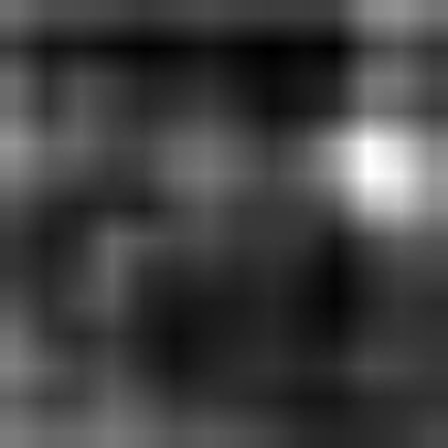
#> input picture afterfitting/qp22_map/1.png, 448 x 448 px, found by its file name; its folder holds only this picture in this run
$ python read49.py
#> lines starting #> are read from the running program, lines starting #| are printed output that depends on the picture
import glob

import cv2

import os

import numpy as np

from PIL import Image

import math

def test():

    number = [22,27,32,37]
    for num in number:
        save_path = './'
        file_name =  'qp'+ str(num) + '_map'
        txt_name = file_name + '.txt'
        path = save_path + file_name + '\\'
        file_name = os.listdir(path)
        file_name.sort(key=lambda x:int(x[:-4]))

        for name in file_name:
            print(name)
            images = Image.open(path + name)
#> images is the input picture: PIL image 448x448 L; min 0, max 255, mean 65.8

            cols, rows = images.size
#> cols = 448; rows = 448

            sample_cols = math.ceil(cols/64)
#> sample_cols = 7

            sample_rows = math.ceil(rows/64)
#> sample_rows = 7


            Value = [[0] * cols for i in range(rows)]

            #sample_Value = [[0] * sample_cols for i in range(sample_rows)]

            sample_Value = np.zeros((64,64))

            #print(sample)
            img_array = np.array(images)
            out = np.empty((1,49))

            for x in range(0, 64):
                for y in range(0, 64):
                    sample_Value[x][y] = img_array[x, y]
            a = int(math.ceil(np.mean(sample_Value)))
#> a = 67
            if a == 0:
                a += 1
            out[0,0] = a
            for x in range(64, 128):
                for y in range(0, 64):
                    sample_Value[x-64][y] = img_array[x, y]
            a = int(math.ceil(np.mean(sample_Value)))
#> a = 80
            if a == 0:
                a += 1
            out[0,7] = a
            for x in range(128, 192):
                for y in range(0, 64):
                    sample_Value[x-128][y] = img_array[x, y]
            a = int(math.ceil(np.mean(sample_Value)))
#> a = 107
            if a == 0:
                a += 1
            out[0,14] = a
            for x in range(192, 256):
                for y in range(0, 64):
                    sample_Value[x-192][y] = img_array[x, y]
            a = int(math.ceil(np.mean(sample_Value)))
#> a = 53
            if a == 0:
                a += 1
            out[0,21] = a
            for x in range(256, 320):
                for y in range(0, 64):
                    sample_Value[x-256][y] = img_array[x, y]
            a = int(math.ceil(np.mean(sample_Value)))
#> a = 56
            if a == 0:
                a += 1
            out[0,28] = a
            for x in range(320, 384):
                for y in range(0, 64):
                    sample_Value[x-320][y] = img_array[x, y]
            a = int(math.ceil(np.mean(sample_Value)))
#> a = 92
            if a == 0:
                a += 1
            out[0,35] = a
            for x in range(384, 448):
                for y in range(0, 64):
                    sample_Value[x-384][y] = img_array[x, y]
            a = int(math.ceil(np.mean(sample_Value)))
#> a = 97
            if a == 0:
                a += 1
            out[0,42] = a

            for x in range(0, 64):
                for y in range(64, 128):
                    sample_Value[x][y-64] = img_array[x, y]
            a = int(math.ceil(np.mean(sample_Value)))
#> a = 46
            if a == 0:
                a += 1
            out[0,1] = a
            for x in range(64, 128):
                for y in range(64, 128):
                    sample_Value[x-64][y-64] = img_array[x, y]
            a = int(math.ceil(np.mean(sample_Value)))
#> a = 66
            if a == 0:
                a += 1
            out[0,8] = a
            for x in range(128, 192):
                for y in range(64, 128):
                    sample_Value[x-128][y-64] = img_array[x, y]
            a = int(math.ceil(np.mean(sample_Value)))
#> a = 72
            if a == 0:
                a += 1
            out[0,15] = a
            for x in range(192, 256):
                for y in range(64, 128):
                    sample_Value[x-192][y-64] = img_array[x, y]
            a = int(math.ceil(np.mean(sample_Value)))
#> a = 56
            if a == 0:
                a += 1
            out[0,22] = a
            for x in range(256, 320):
                for y in range(64, 128):
                    sample_Value[x-256][y-64] = img_array[x, y]
            a = int(math.ceil(np.mean(sample_Value)))
#> a = 73
            if a == 0:
                a += 1
            out[0,29] = a
            for x in range(320, 384):
                for y in range(64, 128):
                    sample_Value[x-320][y-64] = img_array[x, y]
            a = int(math.ceil(np.mean(sample_Value)))
#> a = 61
            if a == 0:
                a += 1
            out[0,36] = a
            for x in range(384, 448):
                for y in range(64, 128):
                    sample_Value[x-384][y-64] = img_array[x, y]
            a = int(math.ceil(np.mean(sample_Value)))
#> a = 95
            if a == 0:
                a += 1
            out[0,43] = a

            for x in range(0, 64):
                for y in range(128, 192):
                    sample_Value[x][y-128] = img_array[x, y]
            a = int(math.ceil(np.mean(sample_Value)))
#> a = 35
            if a == 0:
                a += 1
            out[0,2] = a
            for x in range(64, 128):
                for y in range(128, 192):
                    sample_Value[x-64][y-128] = img_array[x, y]
            a = int(math.ceil(np.mean(sample_Value)))
#> a = 43
            if a == 0:
                a += 1
            out[0,9] = a
            for x in range(128, 192):
                for y in range(128, 192):
                    sample_Value[x-128][y-128] = img_array[x, y]
            a = int(math.ceil(np.mean(sample_Value)))
#> a = 79
            if a == 0:
                a += 1
            out[0,16] = a
            for x in range(192, 256):
                for y in range(128, 192):
                    sample_Value[x-192][y-128] = img_array[x, y]
            a = int(math.ceil(np.mean(sample_Value)))
#> a = 63
            if a == 0:
                a += 1
            out[0,23] = a
            for x in range(256, 320):
                for y in range(128, 192):
                    sample_Value[x-256][y-128] = img_array[x, y]
            a = int(math.ceil(np.mean(sample_Value)))
#> a = 42
            if a == 0:
                a += 1
            out[0,30] = a
            for x in range(320, 384):
                for y in range(128, 192):
                    sample_Value[x-320][y-128] = img_array[x, y]
            a = int(math.ceil(np.mean(sample_Value)))
#> a = 32
            if a == 0:
                a += 1
            out[0,37] = a
            for x in range(384, 448):
                for y in range(128, 192):
                    sample_Value[x-384][y-128] = img_array[x, y]
            a = int(math.ceil(np.mean(sample_Value)))
#> a = 77
            if a == 0:
                a += 1
            out[0,44] = a

            for x in range(0, 64):
                for y in range(192, 256):
                    sample_Value[x][y-192] = img_array[x, y]
            a = int(math.ceil(np.mean(sample_Value)))
#> a = 41
            if a == 0:
                a += 1
            out[0,3] = a
            for x in range(64, 128):
                for y in range(192, 256):
                    sample_Value[x-64][y-192] = img_array[x, y]
            a = int(math.ceil(np.mean(sample_Value)))
#> a = 43
            if a == 0:
                a += 1
            out[0,10] = a
            for x in range(128, 192):
                for y in range(192, 256):
                    sample_Value[x-128][y-192] = img_array[x, y]
            a = int(math.ceil(np.mean(sample_Value)))
#> a = 93
            if a == 0:
                a += 1
            out[0,17] = a
            for x in range(192, 256):
                for y in range(192, 256):
                    sample_Value[x-192][y-192] = img_array[x, y]
            a = int(math.ceil(np.mean(sample_Value)))
#> a = 68
            if a == 0:
                a += 1
            out[0,24] = a
            for x in range(256, 320):
                for y in range(192, 256):
                    sample_Value[x-256][y-192] = img_array[x, y]
            a = int(math.ceil(np.mean(sample_Value)))
#> a = 37
            if a == 0:
                a += 1
            out[0,31] = a
            for x in range(320, 384):
                for y in range(192, 256):
                    sample_Value[x-320][y-192] = img_array[x, y]
            a = int(math.ceil(np.mean(sample_Value)))
#> a = 34
            if a == 0:
                a += 1
            out[0,38] = a
            for x in range(384, 448):
                for y in range(192, 256):
                    sample_Value[x-384][y-192] = img_array[x, y]
            a = int(math.ceil(np.mean(sample_Value)))
#> a = 64
            if a == 0:
                a += 1
            out[0,45] = a

            for x in range(0, 64):
                for y in range(256, 320):
                    sample_Value[x][y-256] = img_array[x, y]
            a = int(math.ceil(np.mean(sample_Value)))
#> a = 33
            if a == 0:
                a += 1
            out[0,4] = a
            for x in range(64, 128):
                for y in range(256, 320):
                    sample_Value[x-64][y-256] = img_array[x, y]
            a = int(math.ceil(np.mean(sample_Value)))
#> a = 23
            if a == 0:
                a += 1
            out[0,11] = a
            for x in range(128, 192):
                for y in range(256, 320):
                    sample_Value[x-128][y-256] = img_array[x, y]
            a = int(math.ceil(np.mean(sample_Value)))
#> a = 75
            if a == 0:
                a += 1
            out[0,18] = a
            for x in range(192, 256):
                for y in range(256, 320):
                    sample_Value[x-192][y-256] = img_array[x, y]
            a = int(math.ceil(np.mean(sample_Value)))
#> a = 57
            if a == 0:
                a += 1
            out[0,25] = a
            for x in range(256, 320):
                for y in range(256, 320):
                    sample_Value[x-256][y-256] = img_array[x, y]
            a = int(math.ceil(np.mean(sample_Value)))
#> a = 32
            if a == 0:
                a += 1
            out[0,32] = a
            for x in range(320, 384):
                for y in range(256, 320):
                    sample_Value[x-320][y-256] = img_array[x, y]
            a = int(math.ceil(np.mean(sample_Value)))
#> a = 36
            if a == 0:
                a += 1
            out[0,39] = a
            for x in range(384, 448):
                for y in range(256, 320):
                    sample_Value[x-384][y-256] = img_array[x, y]
            a = int(math.ceil(np.mean(sample_Value)))
#> a = 42
            if a == 0:
                a += 1
            out[0,46] = a

            for x in range(0, 64):
                for y in range(320, 384):
                    sample_Value[x][y-320] = img_array[x, y]
            a = int(math.ceil(np.mean(sample_Value)))
#> a = 68
            if a == 0:
                a += 1
            out[0,5] = a
            for x in range(64, 128):
                for y in range(320, 384):
                    sample_Value[x-64][y-320] = img_array[x, y]
            a = int(math.ceil(np.mean(sample_Value)))
#> a = 80
            if a == 0:
                a += 1
            out[0,12] = a
            for x in range(128, 192):
                for y in range(320, 384):
                    sample_Value[x-128][y-320] = img_array[x, y]
            a = int(math.ceil(np.mean(sample_Value)))
#> a = 183
            if a == 0:
                a += 1
            out[0,19] = a
            for x in range(192, 256):
                for y in range(320, 384):
                    sample_Value[x-192][y-320] = img_array[x, y]
            a = int(math.ceil(np.mean(sample_Value)))
#> a = 89
            if a == 0:
                a += 1
            out[0,26] = a
            for x in range(256, 320):
                for y in range(320, 384):
                    sample_Value[x-256][y-320] = img_array[x, y]
            a = int(math.ceil(np.mean(sample_Value)))
#> a = 26
            if a == 0:
                a += 1
            out[0,33] = a
            for x in range(320, 384):
                for y in range(320, 384):
                    sample_Value[x-320][y-320] = img_array[x, y]
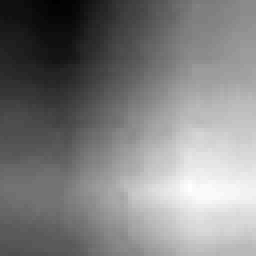
#> sample_Value: shape (64, 64) float64 (shown 4 times larger); min 12, max 74, mean 43; drawn with min black and max white
            a = int(math.ceil(np.mean(sample_Value)))
#> a = 43
            if a == 0:
                a += 1
            out[0,40] = a
            for x in range(384, 448):
                for y in range(320, 384):
                    sample_Value[x-384][y-320] = img_array[x, y]
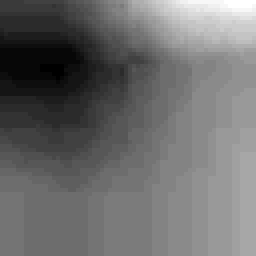
#> sample_Value: shape (64, 64) float64 (shown 4 times larger); min 22, max 57, mean 36.9; drawn with min black and max white
            a = int(math.ceil(np.mean(sample_Value)))
#> a = 37
            if a == 0:
                a += 1
            out[0,47] = a

            for x in range(0, 64):
                for y in range(384, 448):
                    sample_Value[x][y-384] = img_array[x, y]
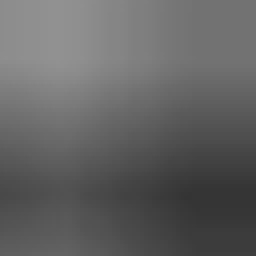
#> sample_Value: shape (64, 64) float64 (shown 4 times larger); min 52, max 145, mean 98.5
            a = int(math.ceil(np.mean(sample_Value)))
#> a = 99
            if a == 0:
                a += 1
            out[0,6] = a
            for x in range(64, 128):
                for y in range(384, 448):
                    sample_Value[x-64][y-384] = img_array[x, y]
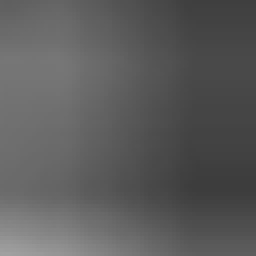
#> sample_Value: shape (64, 64) float64 (shown 4 times larger); min 61, max 160, mean 91.5
            a = int(math.ceil(np.mean(sample_Value)))
#> a = 92
            if a == 0:
                a += 1
            out[0,13] = a
            for x in range(128, 192):
                for y in range(384, 448):
                    sample_Value[x-128][y-384] = img_array[x, y]
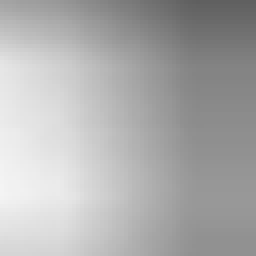
#> sample_Value: shape (64, 64) float64 (shown 4 times larger); min 95, max 244, mean 174
            a = int(math.ceil(np.mean(sample_Value)))
#> a = 175
            if a == 0:
                a += 1
            out[0,20] = a
            for x in range(192, 256):
                for y in range(384, 448):
                    sample_Value[x-192][y-384] = img_array[x, y]
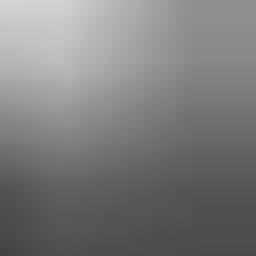
#> sample_Value: shape (64, 64) float64 (shown 4 times larger); min 66, max 211, mean 124
            a = int(math.ceil(np.mean(sample_Value)))
#> a = 124
            if a == 0:
                a += 1
            out[0,27] = a
            for x in range(256, 320):
                for y in range(384, 448):
                    sample_Value[x-256][y-384] = img_array[x, y]
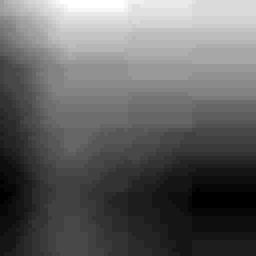
#> sample_Value: shape (64, 64) float64 (shown 4 times larger); min 43, max 78, mean 56.6; drawn with min black and max white
            a = int(math.ceil(np.mean(sample_Value)))
#> a = 57
            if a == 0:
                a += 1
            out[0,34] = a
            for x in range(320, 384):
                for y in range(384, 448):
                    sample_Value[x-320][y-384] = img_array[x, y]
            a = int(math.ceil(np.mean(sample_Value)))
#> a = 56
            if a == 0:
                a += 1
            out[0,41] = a
            for x in range(384, 448):
                for y in range(384, 448):
                    sample_Value[x-384][y-384] = img_array[x, y]
            a = int(math.ceil(np.mean(sample_Value)))
#> a = 54
            if a == 0:
                a += 1
            out[0,48] = a


            with open(save_path + txt_name,'ab') as f:
                np.savetxt(f, out, fmt = '%d', delimiter = '\t')
if __name__ == '__main__':
#> (the run stopped early here; a loop or call above may not have finished)
